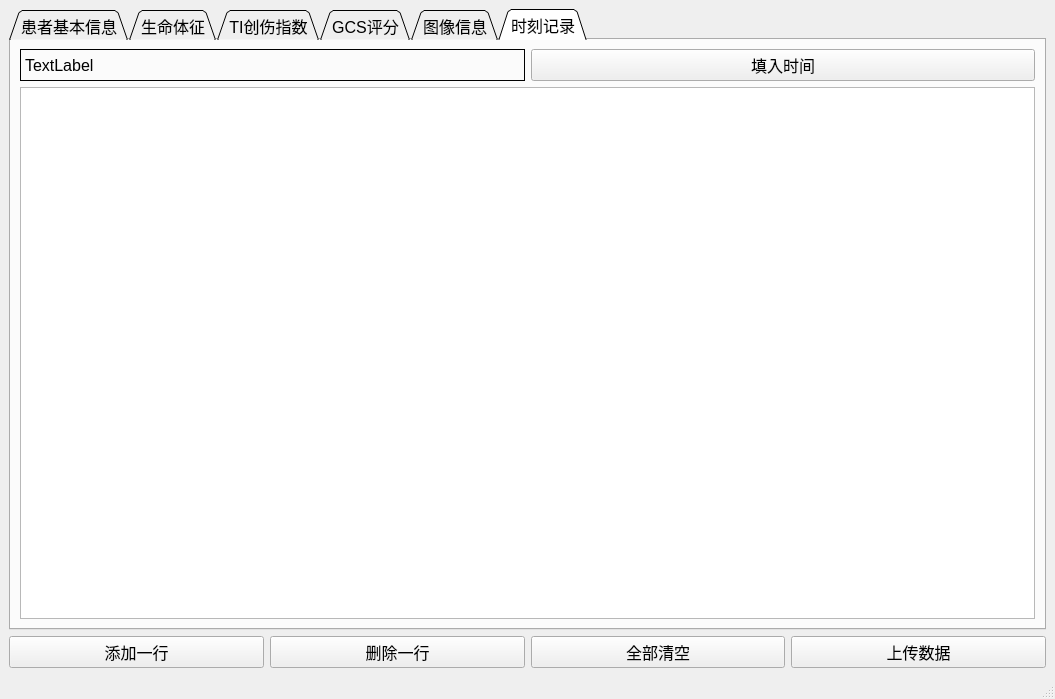
<?xml version="1.0" encoding="UTF-8"?>
<ui version="4.0">
 <class>MainWindow</class>
 <widget class="QMainWindow" name="MainWindow">
  <property name="geometry">
   <rect>
    <x>0</x>
    <y>0</y>
    <width>1055</width>
    <height>699</height>
   </rect>
  </property>
  <property name="mouseTracking">
   <bool>false</bool>
  </property>
  <property name="tabletTracking">
   <bool>false</bool>
  </property>
  <property name="windowTitle">
   <string>创伤中心</string>
  </property>
  <property name="layoutDirection">
   <enum>Qt::LeftToRight</enum>
  </property>
  <property name="tabShape">
   <enum>QTabWidget::Rounded</enum>
  </property>
  <property name="dockNestingEnabled">
   <bool>false</bool>
  </property>
  <widget class="QWidget" name="centralwidget">
   <layout class="QGridLayout" name="gridLayout_2">
    <item row="0" column="0">
     <layout class="QGridLayout" name="gridLayout">
      <item row="3" column="0">
       <layout class="QGridLayout" name="gridLayout_7">
        <item row="0" column="3">
         <widget class="QPushButton" name="pushButton_2">
          <property name="font">
           <font>
            <family>Arial</family>
            <pointsize>12</pointsize>
           </font>
          </property>
          <property name="text">
           <string>上传数据</string>
          </property>
         </widget>
        </item>
        <item row="0" column="2">
         <widget class="QPushButton" name="pushButton">
          <property name="font">
           <font>
            <family>Arial</family>
            <pointsize>12</pointsize>
           </font>
          </property>
          <property name="text">
           <string>全部清空</string>
          </property>
         </widget>
        </item>
        <item row="0" column="0">
         <widget class="QPushButton" name="pushButton_4">
          <property name="font">
           <font>
            <family>Arial</family>
            <pointsize>12</pointsize>
           </font>
          </property>
          <property name="text">
           <string>添加一行</string>
          </property>
         </widget>
        </item>
        <item row="0" column="1">
         <widget class="QPushButton" name="pushButton_3">
          <property name="font">
           <font>
            <family>Arial</family>
            <pointsize>12</pointsize>
           </font>
          </property>
          <property name="text">
           <string>删除一行</string>
          </property>
         </widget>
        </item>
       </layout>
      </item>
      <item row="1" column="0">
       <widget class="QTabWidget" name="tabWidget">
        <property name="minimumSize">
         <size>
          <width>799</width>
          <height>359</height>
         </size>
        </property>
        <property name="font">
         <font>
          <family>Arial</family>
          <pointsize>12</pointsize>
         </font>
        </property>
        <property name="tabShape">
         <enum>QTabWidget::Triangular</enum>
        </property>
        <property name="currentIndex">
         <number>5</number>
        </property>
        <property name="usesScrollButtons">
         <bool>false</bool>
        </property>
        <widget class="QWidget" name="tab">
         <attribute name="title">
          <string>患者基本信息</string>
         </attribute>
         <layout class="QGridLayout" name="gridLayout_12">
          <item row="0" column="0">
           <layout class="QGridLayout" name="gridLayout_6">
            <item row="2" column="0">
             <widget class="QTableView" name="tableView">
              <property name="editTriggers">
               <set>QAbstractItemView::AllEditTriggers</set>
              </property>
             </widget>
            </item>
           </layout>
          </item>
         </layout>
        </widget>
        <widget class="QWidget" name="tab_2">
         <attribute name="title">
          <string>生命体征</string>
         </attribute>
         <layout class="QGridLayout" name="gridLayout_13">
          <item row="0" column="0">
           <layout class="QGridLayout" name="gridLayout_4">
            <item row="0" column="0">
             <widget class="QTableView" name="tableView_2">
              <property name="font">
               <font>
                <underline>false</underline>
               </font>
              </property>
              <property name="autoFillBackground">
               <bool>false</bool>
              </property>
              <property name="editTriggers">
               <set>QAbstractItemView::AllEditTriggers</set>
              </property>
              <property name="alternatingRowColors">
               <bool>false</bool>
              </property>
              <property name="showGrid">
               <bool>true</bool>
              </property>
              <property name="gridStyle">
               <enum>Qt::CustomDashLine</enum>
              </property>
              <property name="sortingEnabled">
               <bool>false</bool>
              </property>
              <property name="wordWrap">
               <bool>false</bool>
              </property>
              <property name="cornerButtonEnabled">
               <bool>false</bool>
              </property>
             </widget>
            </item>
           </layout>
          </item>
         </layout>
        </widget>
        <widget class="QWidget" name="tab_3">
         <attribute name="title">
          <string>TI创伤指数</string>
         </attribute>
         <layout class="QGridLayout" name="gridLayout_14">
          <item row="0" column="0">
           <layout class="QGridLayout" name="gridLayout_5">
            <item row="0" column="0">
             <widget class="QTableView" name="tableView_3">
              <property name="maximumSize">
               <size>
                <width>16777215</width>
                <height>16777209</height>
               </size>
              </property>
              <property name="editTriggers">
               <set>QAbstractItemView::AllEditTriggers</set>
              </property>
             </widget>
            </item>
           </layout>
          </item>
         </layout>
        </widget>
        <widget class="QWidget" name="tab_4">
         <attribute name="title">
          <string>GCS评分</string>
         </attribute>
         <layout class="QGridLayout" name="gridLayout_15">
          <item row="0" column="0">
           <layout class="QGridLayout" name="gridLayout_3">
            <item row="0" column="0">
             <widget class="QTableView" name="tableView_4">
              <property name="editTriggers">
               <set>QAbstractItemView::AllEditTriggers</set>
              </property>
             </widget>
            </item>
           </layout>
          </item>
         </layout>
        </widget>
        <widget class="QWidget" name="tab_5">
         <attribute name="title">
          <string>图像信息</string>
         </attribute>
         <layout class="QGridLayout" name="gridLayout_16">
          <item row="0" column="0">
           <layout class="QGridLayout" name="gridLayout_9">
            <item row="3" column="0">
             <widget class="QPushButton" name="pushButton_6">
              <property name="text">
               <string>加载心电图</string>
              </property>
             </widget>
            </item>
            <item row="0" column="0">
             <widget class="QPushButton" name="pushButton_5">
              <property name="sizePolicy">
               <sizepolicy hsizetype="Minimum" vsizetype="Fixed">
                <horstretch>0</horstretch>
                <verstretch>0</verstretch>
               </sizepolicy>
              </property>
              <property name="text">
               <string>加载伤情图片</string>
              </property>
             </widget>
            </item>
            <item row="0" column="1">
             <widget class="QLabel" name="label">
              <property name="sizePolicy">
               <sizepolicy hsizetype="Preferred" vsizetype="Expanding">
                <horstretch>2</horstretch>
                <verstretch>0</verstretch>
               </sizepolicy>
              </property>
              <property name="frameShape">
               <enum>QFrame::WinPanel</enum>
              </property>
              <property name="lineWidth">
               <number>0</number>
              </property>
              <property name="text">
               <string/>
              </property>
             </widget>
            </item>
            <item row="3" column="1">
             <widget class="QLabel" name="label_2">
              <property name="sizePolicy">
               <sizepolicy hsizetype="Preferred" vsizetype="Expanding">
                <horstretch>0</horstretch>
                <verstretch>0</verstretch>
               </sizepolicy>
              </property>
              <property name="frameShape">
               <enum>QFrame::WinPanel</enum>
              </property>
              <property name="frameShadow">
               <enum>QFrame::Plain</enum>
              </property>
              <property name="text">
               <string/>
              </property>
             </widget>
            </item>
           </layout>
          </item>
         </layout>
        </widget>
        <widget class="QWidget" name="tab_6">
         <attribute name="title">
          <string>时刻记录</string>
         </attribute>
         <layout class="QGridLayout" name="gridLayout_11">
          <item row="1" column="0">
           <layout class="QGridLayout" name="gridLayout_8">
            <item row="1" column="0">
             <layout class="QGridLayout" name="gridLayout_18">
              <item row="0" column="1">
               <widget class="QPushButton" name="pushButton_8">
                <property name="sizePolicy">
                 <sizepolicy hsizetype="Expanding" vsizetype="Fixed">
                  <horstretch>1</horstretch>
                  <verstretch>0</verstretch>
                 </sizepolicy>
                </property>
                <property name="text">
                 <string>填入时间</string>
                </property>
               </widget>
              </item>
              <item row="0" column="0">
               <widget class="QLabel" name="label_3">
                <property name="sizePolicy">
                 <sizepolicy hsizetype="Expanding" vsizetype="Preferred">
                  <horstretch>1</horstretch>
                  <verstretch>0</verstretch>
                 </sizepolicy>
                </property>
                <property name="frameShape">
                 <enum>QFrame::Box</enum>
                </property>
                <property name="text">
                 <string>TextLabel</string>
                </property>
               </widget>
              </item>
             </layout>
            </item>
            <item row="4" column="0">
             <widget class="QTableView" name="tableView_5">
              <property name="editTriggers">
               <set>QAbstractItemView::AllEditTriggers</set>
              </property>
              <property name="dragEnabled">
               <bool>false</bool>
              </property>
             </widget>
            </item>
           </layout>
          </item>
         </layout>
        </widget>
       </widget>
      </item>
     </layout>
    </item>
   </layout>
  </widget>
  <widget class="QMenuBar" name="menubar">
   <property name="geometry">
    <rect>
     <x>0</x>
     <y>0</y>
     <width>1055</width>
     <height>30</height>
    </rect>
   </property>
  </widget>
  <widget class="QStatusBar" name="statusbar"/>
 </widget>
 <resources/>
 <connections/>
</ui>
